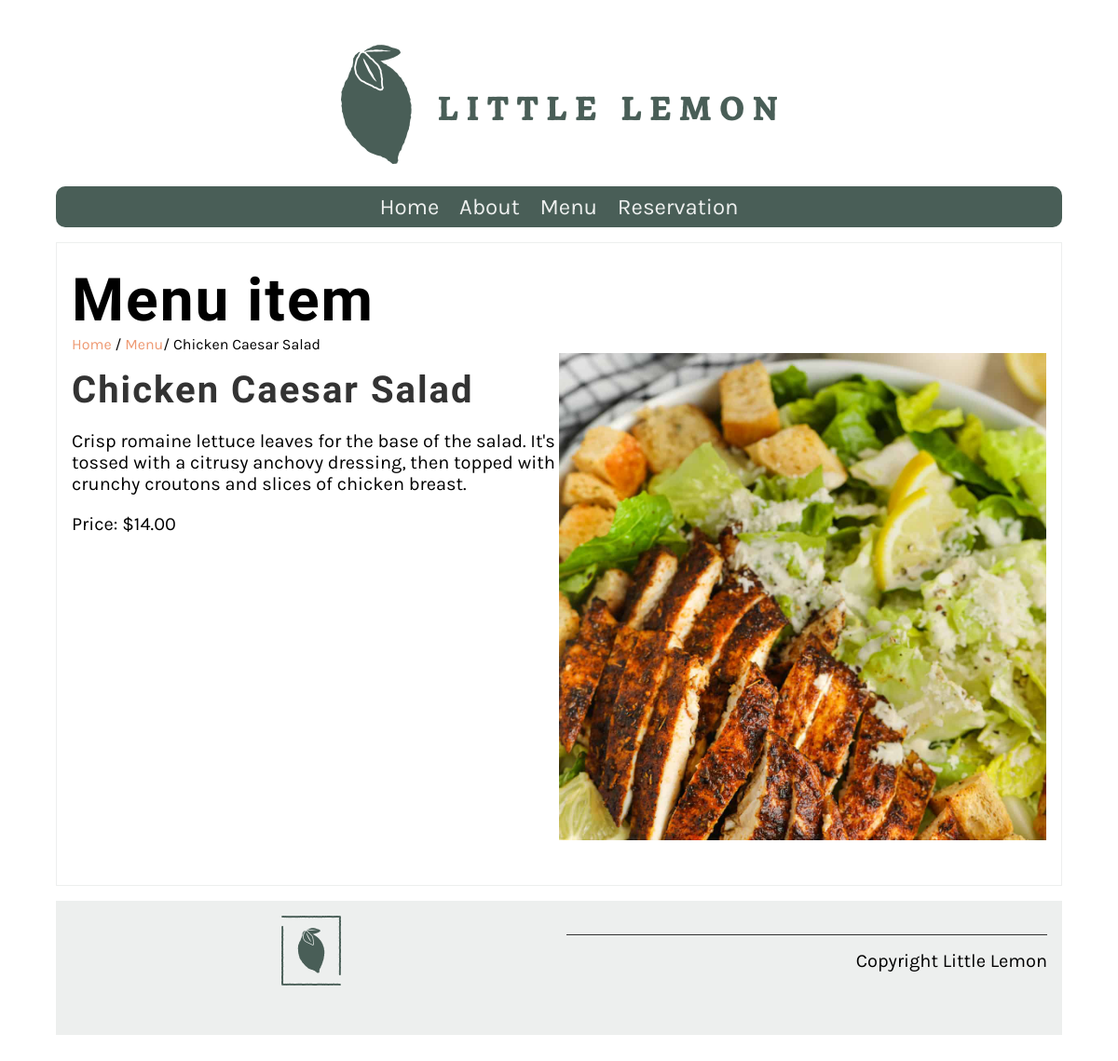
Screenshot of /menu_item/2 with the database file from the repository.
### myapp/models.py (models this page shows, shortened)
class Menu(models.Model):
    name=models.CharField(max_length=200)
    price=models.IntegerField()
    menu_item_description=models.TextField(max_length=1000,default="")
    menu_item_img=models.ImageField(null=True,blank=True,upload_to="images/")

### myapp/views.py (the view)
# urls.py: path('menu_item/<int:id>', views.display_menu_items, name="menu_item"),
def display_menu_items(request,id=None):
  if (id):
    menu_item=Menu.objects.get(id=id)
  else:
     menu_item=""
  return render(request,'menu_item.html',{"menu_item": menu_item})

### myapp/templates/menu_item.html
{% extends 'base.html' %}
{% load static %}
{% block content %}
<section>
    <article>
        <h1>Menu item</h1>
        <span>
            <a href="{% url 'home' %}">Home</a> /
            <a href="{% url 'menu' %}">Menu</a>/
            {{menu_item.name}}
        </span>
        <div class="row">
            <div class="column">
                <h2>
                {{menu_item.name}}
        </h2>
                <p>
                    {{menu_item.menu_item_description}}
                </p>
                <p>
                    Price: ${{ menu_item.price }}.00
                </p>
            </div>
            <div class="column">
            {% if menu_item.menu_item_img %}
            <img src="{{menu_item.menu_item_img.url}}">
            {% endif %}
            </div>
        </div>
    </article>
</section>
{% endblock %}

### myapp/static/myapp/style.css (style rules this page uses)
body { font-family: 'Karla', sans-serif; margin-top: 3rem; margin-bottom: 3rem; margin-left: 5%; margin-right: 5%; }
h1, h2, h3, h4, h5, h6 { font-family: 'Markazi Text', serif; letter-spacing: 2px;; }
h1 { font-size: 4rem; margin-top: 1.5rem; margin-bottom: 0; }
h2 { font-size: 2.5rem; color: #333333; margin:1rem 0; }
p, ul { font-size: 1.25rem;; }
a { color: #EE9972; text-decoration: none; }
header img { display: block; margin-left: auto; margin-right: auto; max-width: 100%; height: auto; }
section { display: flex; gap: 2rem 1rem; margin-top: 1rem; margin-bottom: 1rem; flex-direction: row; }
article { flex:1; }
article img { max-width: 100%; }
main article { border: 1px solid #EDEFEE; padding-left: 1rem; padding-right: 1rem; }
.row { display: flex; flex-direction: row; width: 100%; padding-bottom: 1rem; }
.column { flex-basis: 50%; margin-bottom: 1rem; padding-bottom: 1rem; }

### rows the page displays
Menu: name "Chicken Caesar Salad", menu_item_description "Crisp romaine lettuce leaves for the base of the salad. It's tossed with a citrusy anchovy dressing, then topped with crunchy croutons and slices of chicken breast.", price "14", menu_item_img (picture)
